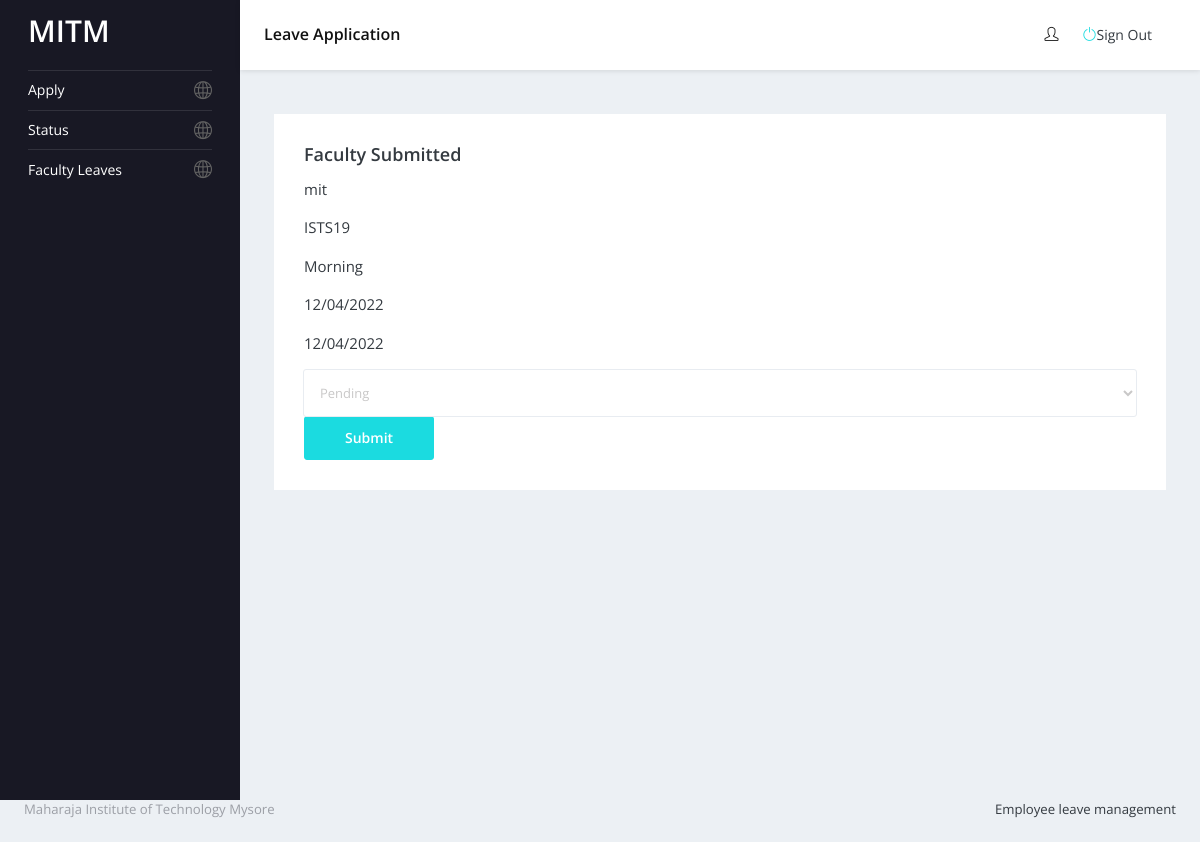
Page /leaves/hod_approval_half/1 (signed in) on the committed database.
### leaves/models.py (models this page shows, shortened)
class Half_day(models.Model):
    user = models.CharField(max_length=20,null=True)
    name = models.CharField(max_length=200,null=True)
    dept = models.CharField(max_length=200,null=True)
    designation = models.CharField(max_length=200,null=True)
    whether_HOD = models.BooleanField(default=False)
    From_date = models.CharField(max_length=10)
    To_date = models.CharField(max_length=10)
    Leave_type = models.CharField(max_length=100, null=True)
    Time = models.CharField(max_length=100, null=True)
    Hod_approval = models.CharField(max_length=100, null=True)
    Principal_approval = models.CharField(max_length=100, null=True)

### leaves/views.py (the view)
# urls.py: path('hod_approval_half/<int:id>',views.HOD_approval_half,name='staff_edit_half'),
def HOD_approval_half(request, id):
    if request.session.get('hod', False):
        Staff_ID = request.session['hod']
        dept = PersonalDetail.objects.get(Staff_ID=Staff_ID)
        if PersonalDetail.objects.filter(Staff_ID=Staff_ID).exists():
            if Half_day.objects.filter(id=id).exists():
                form = Half_day.objects.get(id=id)
                staff = PersonalDetail.objects.get(Staff_ID=Staff_ID)
                context = {"form" : form, 'staff':staff }
                if request.method == "GET":
                    return render(request, 'hod_approval_half.html', context)
                if request.method == "POST":
                    ha = request.POST['typeof']
                    form.Hod_approval = ha
                    form.save()
                    return redirect('/staff')

### templates/hod_approval_half.html (shortened to what this page needs)
{% extends 'base.html' %}
{% block content %}
<nav class="sidebar sidebar-offcanvas" id="sidebar">
  <ul class="nav">
     <li class="nav-item">
      <a class="nav-link" href="/leaves/apply_leave_hod">
        <span class="menu-title">Apply</span>
        <i class="icon-globe menu-icon"></i>
      </a>
    <li class="nav-item">
      <a class="nav-link" href="/my_leaves">
        <span class="menu-title">Status</span>
        <i class="icon-globe menu-icon"></i>
      </a>
    </li>
    <li class="nav-item">
      <a class="nav-link" href="/staff">
        <span class="menu-title">Faculty Leaves</span>
        <i class="icon-globe menu-icon"></i>
      </a>
    </li>
  </ul>
</nav>
       <div class="main-panel">
        <div class="content-wrapper">
           <div class="col-lg-12 grid-margin stretch-card">
              <div class="card">
                <div class="card-body">
                  <h4 class="card-title">Faculty Submitted</h4>
                  <form method="POST" action="/leaves/hod_approval_half/{{ form.id }}" enctype="multipart/form-data" >
                       <p>{{ form.name }}</p>
                       <p>{{ form.user }}</p>
                       <p>{{ form.Time }}</p>
                       <p>{{ form.From_date }}</p>
                       <p>{{ form.To_date }}</p>
                         <select class="form-control" id="sensor" onchange="updateText('sensor')">
                           <option>Pending</option>
                         </select>
                       <button class="btn btn-primary " name="submit" type="submit">
                        Submit
                       </button>
                    </form>
                </div>
              </div>
            </div>
   <link rel="stylesheet" href="https://cdnjs.cloudflare.com/ajax/libs/bootstrap-datepicker/1.4.1/css/bootstrap-datepicker3.css"/>
{% endblock content %}

### rows in the picture
Half_day: name "mit", user "ISTS19", Time "Morning", From_date "12/04/2022", To_date "12/04/2022"
